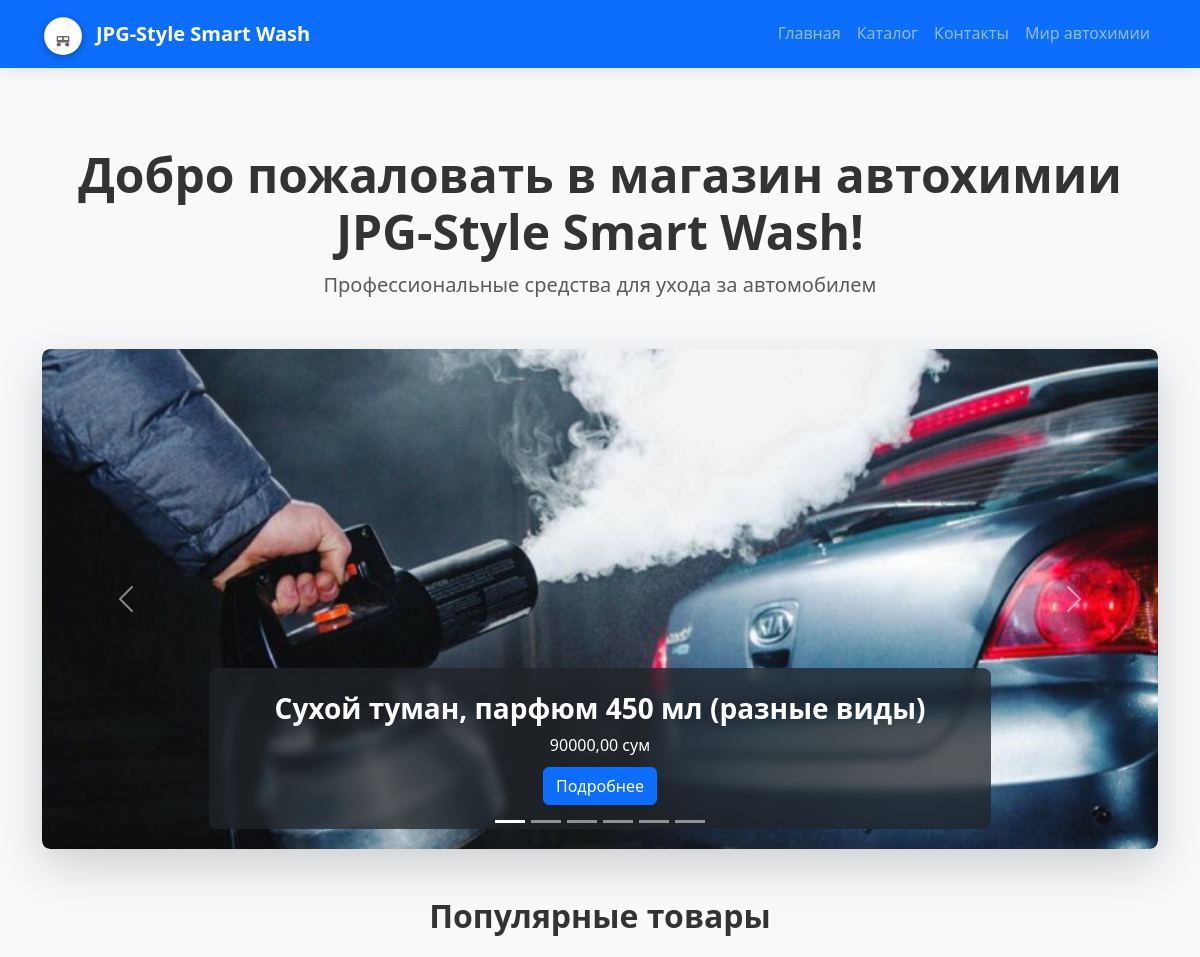
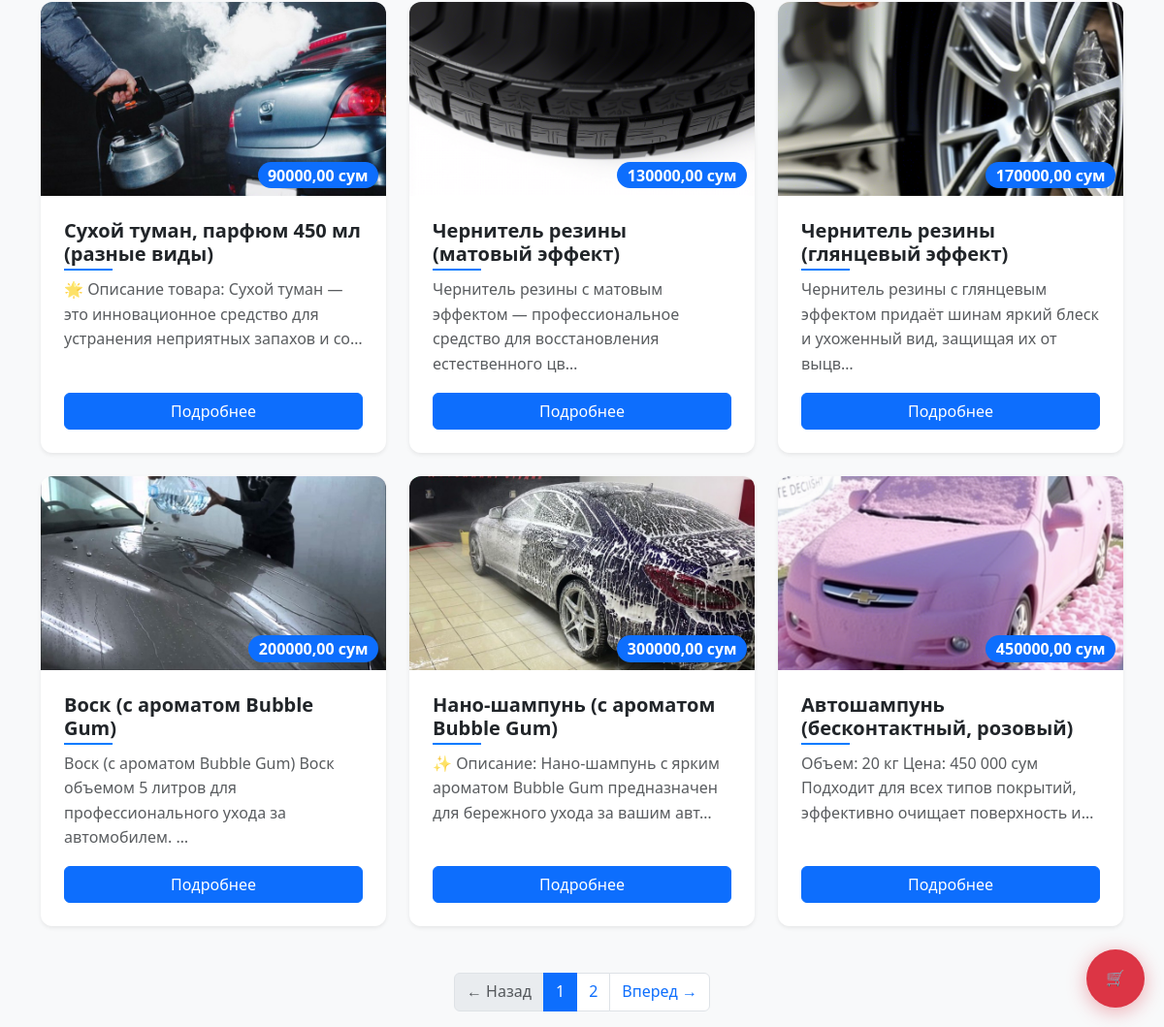
/, run on an earlier commit of the app's database (2 pictures, top to bottom).
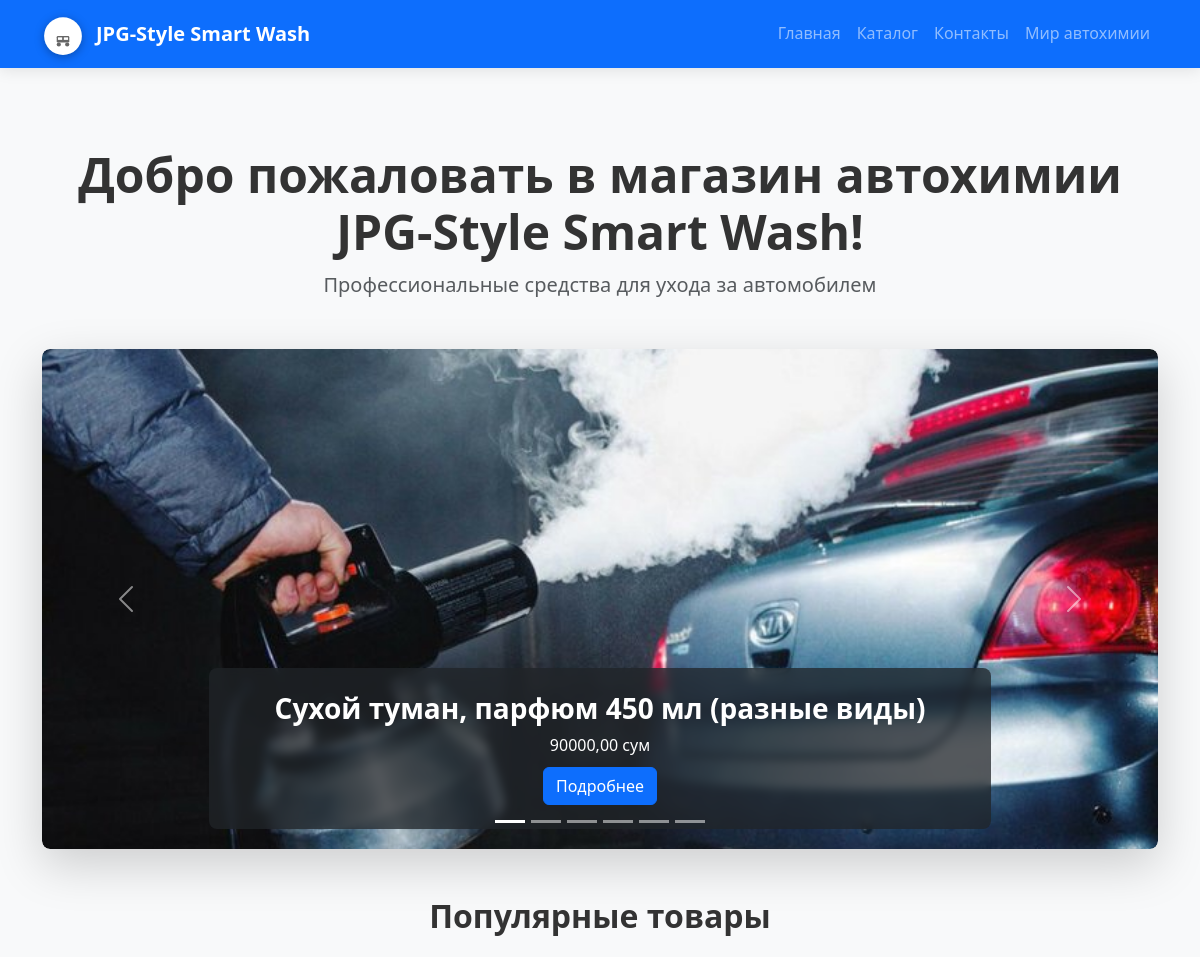
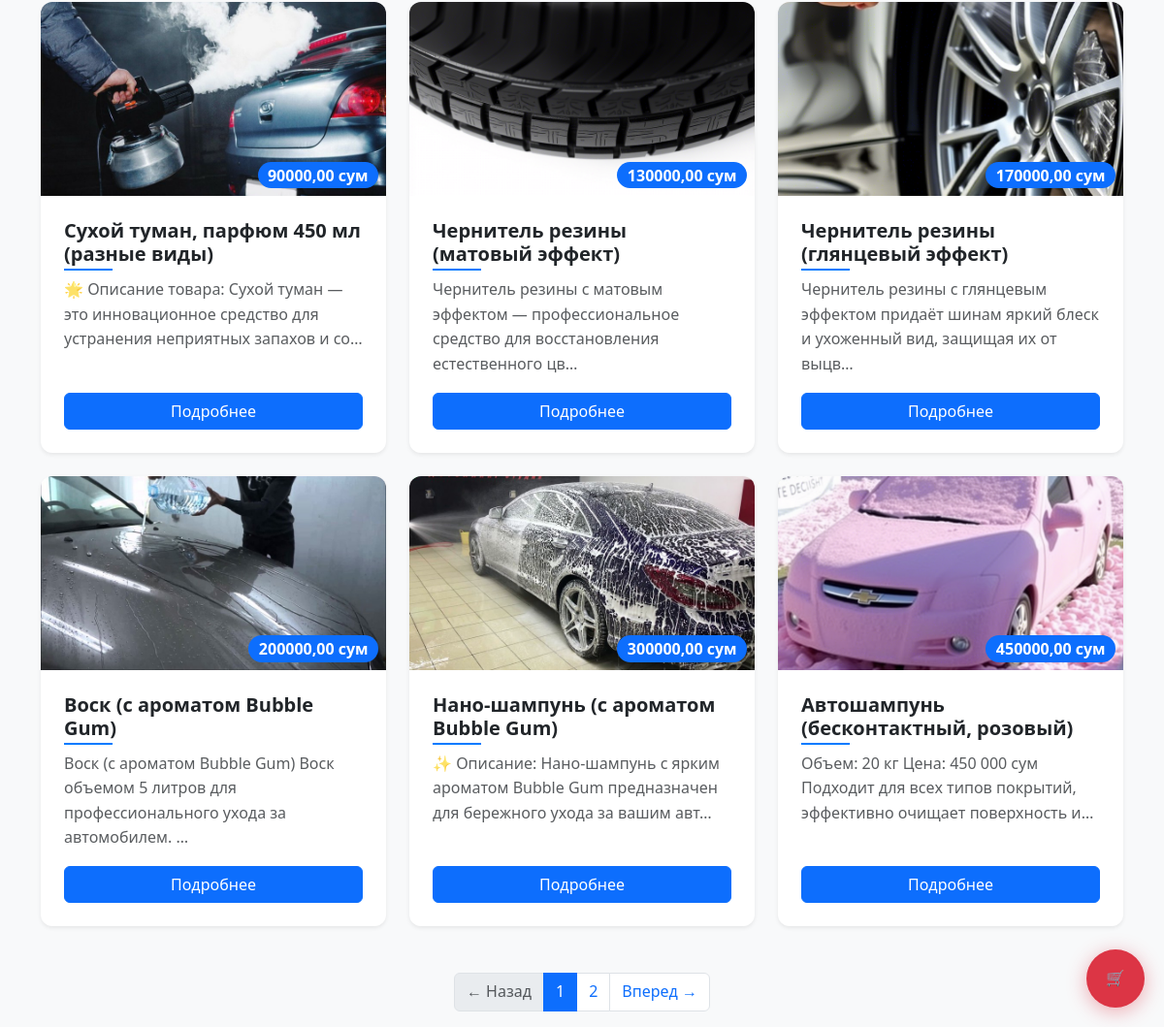
And on a later commit of the database (2 pictures, top to bottom).
### products/models.py (models this page shows, shortened)
class Product(models.Model):
    category = models.ForeignKey(
        Category,
        on_delete=models.CASCADE,
        verbose_name="Категория",
        related_name='products'
    )
    name = models.CharField(max_length=200, verbose_name="Название товара")
    description = models.TextField(verbose_name="Описание")
    price = models.DecimalField(
        max_digits=10,
        decimal_places=2,
        verbose_name="Цена"
    )
    image = models.ImageField(
        upload_to='products/%Y/%m/%d/',
        verbose_name="Фото товара",
        validators=[FileExtensionValidator(['jpg', 'jpeg', 'png', 'webp'])],
        help_text="Рекомендуемый формат: WebP или JPEG. Размер: не более 800×800 пикселей."
    )
    slug = models.SlugField(
        max_length=200,
        unique=True,
        blank=True,
        verbose_name="URL-адрес"
    )
    created_at = models.DateTimeField(auto_now_add=True, verbose_name="Дата создания")
    updated_at = models.DateTimeField(auto_now=True, verbose_name="Дата обновления")
    def get_absolute_url(self):
        return reverse('product_detail', kwargs={'slug': self.slug})
    class Meta:
        verbose_name = "Товар"
        verbose_name_plural = "Товары"
        ordering = ['-created_at']
        indexes = [
            models.Index(fields=['slug']),
            models.Index(fields=['name']),
            models.Index(fields=['-created_at']),
        ]

### products/views.py (the view)
# urls.py: path('', views.home, name='home'),
def home(request):
    all_products = Product.objects.all().order_by('-id')
    slider_products = all_products[:6]
    paginator = Paginator(all_products, 6)
    page = request.GET.get('page', 1)
    try:
        products = paginator.page(page)
    except PageNotAnInteger:
        products = paginator.page(1)
    except EmptyPage:
        products = paginator.page(paginator.num_pages)
    return render(request, 'products/home.html', {
        'products': products,
        'slider_products': slider_products,
        'has_products': all_products.exists(),
        'is_paginated': paginator.num_pages > 1
    })

### products/context_processors.py (called while the page is built)
def wishlist_processor(request):
    context = {
        'user_wishlist': [],
        'wishlist_count': 0
    }
    if request.user.is_authenticated:
        wishlist_slugs = Wishlist.objects.filter(user=request.user) \
            .values_list('product__slug', flat=True)
        context['user_wishlist'] = list(wishlist_slugs)
        context['wishlist_count'] = len(context['user_wishlist'])
    return context

### products/templates/products/home.html (shortened to what the changed rows need)
{% extends "products/base.html" %}
{% block content %}
<div class="text-center my-5 animate__animated animate__fadeIn">
    <h1 class="display-5 fw-bold">Добро пожаловать в магазин автохимии JPG-Style Smart Wash!</h1>
</div>
{% if slider_products %}
<div id="mainCarousel" class="carousel slide mb-5 shadow-lg rounded-3 overflow-hidden" data-bs-ride="carousel">
    <div class="carousel-indicators">
        {% for product in slider_products %}
            <button type="button"
                    data-bs-target="#mainCarousel"
                    data-bs-slide-to="{{ forloop.counter0 }}"
                    {% if forloop.first %}class="active"{% endif %}>
            </button>
        {% endfor %}
    </div>
    <div class="carousel-inner rounded-3">
        {% for product in slider_products %}
        <div class="carousel-item {% if forloop.first %}active{% endif %}">
            <img src="{{ product.image.url }}"
                 class="d-block w-100"
                 style="height: 500px; object-fit: cover;"
                 alt="{{ product.name }}">
            <div class="carousel-caption d-none d-md-block bg-dark bg-opacity-75 p-4 rounded-3">
                <h3 class="fw-bold">{{ product.name }}</h3>
                <p class="mb-0">{{ product.price }} сум</p>
                <a href="{{ product.get_absolute_url }}" class="btn btn-primary mt-2">
                    Подробнее
                </a>
            </div>
        </div>
        {% endfor %}
    </div>
</div>
{% else %}
<div class="alert alert-info text-center animate__animated animate__fadeIn">Нет товаров для отображения в слайдере</div>
{% endif %}
<h2 class="my-4 text-center fw-bold">Популярные товары</h2>
<div class="row g-4 row-cols-1 row-cols-md-3 animate__animated animate__fadeInUp">
    {% if products %}
        {% for product in products %}
        <div class="col">
            <div class="card h-100 border-0 shadow-sm hover-3d">
                <div class="position-relative overflow-hidden" style="height: 200px;">
                    <img src="{{ product.image.url }}"
                         class="card-img-top h-100 w-100 object-fit-cover transition hover-zoom"
                         alt="{{ product.name }}">
                    <div class="position-absolute bottom-0 end-0 m-2">
                        <span class="badge bg-primary rounded-pill fs-6">{{ product.price }} сум</span>
                    </div>
                </div>
                <div class="card-body d-flex flex-column">
                    <h5 class="card-title fw-bold">{{ product.name }}</h5>
                    <p class="card-text text-muted">{{ product.description|truncatechars:100 }}</p>
                    <div class="mt-auto">
                        <a href="{{ product.get_absolute_url }}" class="btn btn-primary w-100 hover-grow">
                            Подробнее
                        </a>
                    </div>
                </div>
            </div>
        </div>
        {% endfor %}
    {% else %}
        <div class="col-12">
            <div class="alert alert-warning text-center animate__animated animate__fadeIn">
                Товаров пока нет
            </div>
        </div>
    {% endif %}
</div>
{% endblock %}

What changed in the data, as far as the page shows it:
changed Product "Сухой туман, парфюм 450 мл (разные виды)": image: a different picture
changed Product "Чернитель резины (матовый эффект)": image: a different picture
changed Product "Чернитель резины (глянцевый эффект)": image: a different picture
changed Product "Воск (с ароматом Bubble Gum)": image: a different picture
changed Product "Нано-шампунь (с ароматом Bubble Gum)": image: a different picture
changed Product "Автошампунь (бесконтактный, розовый)": image: a different picture
